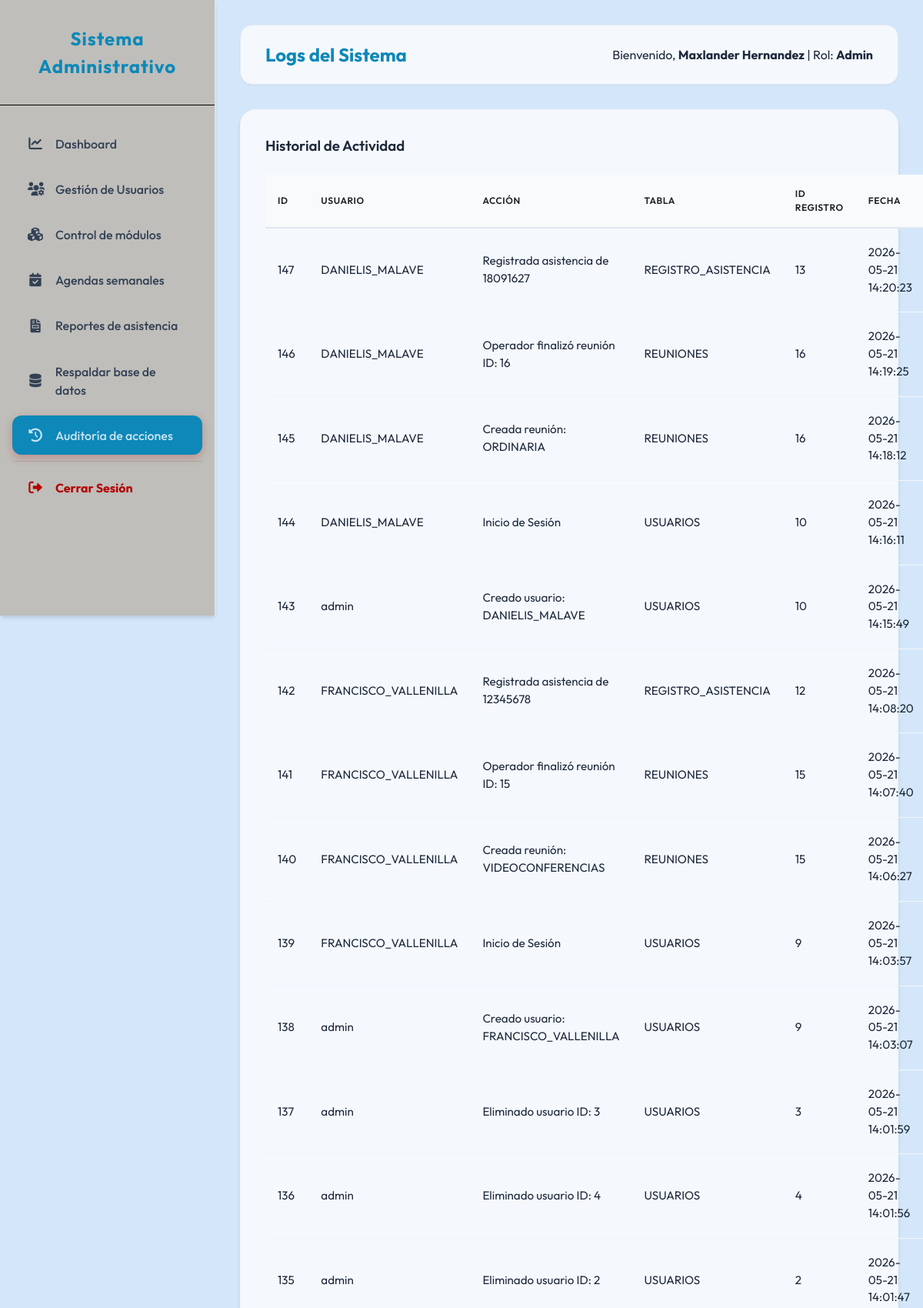
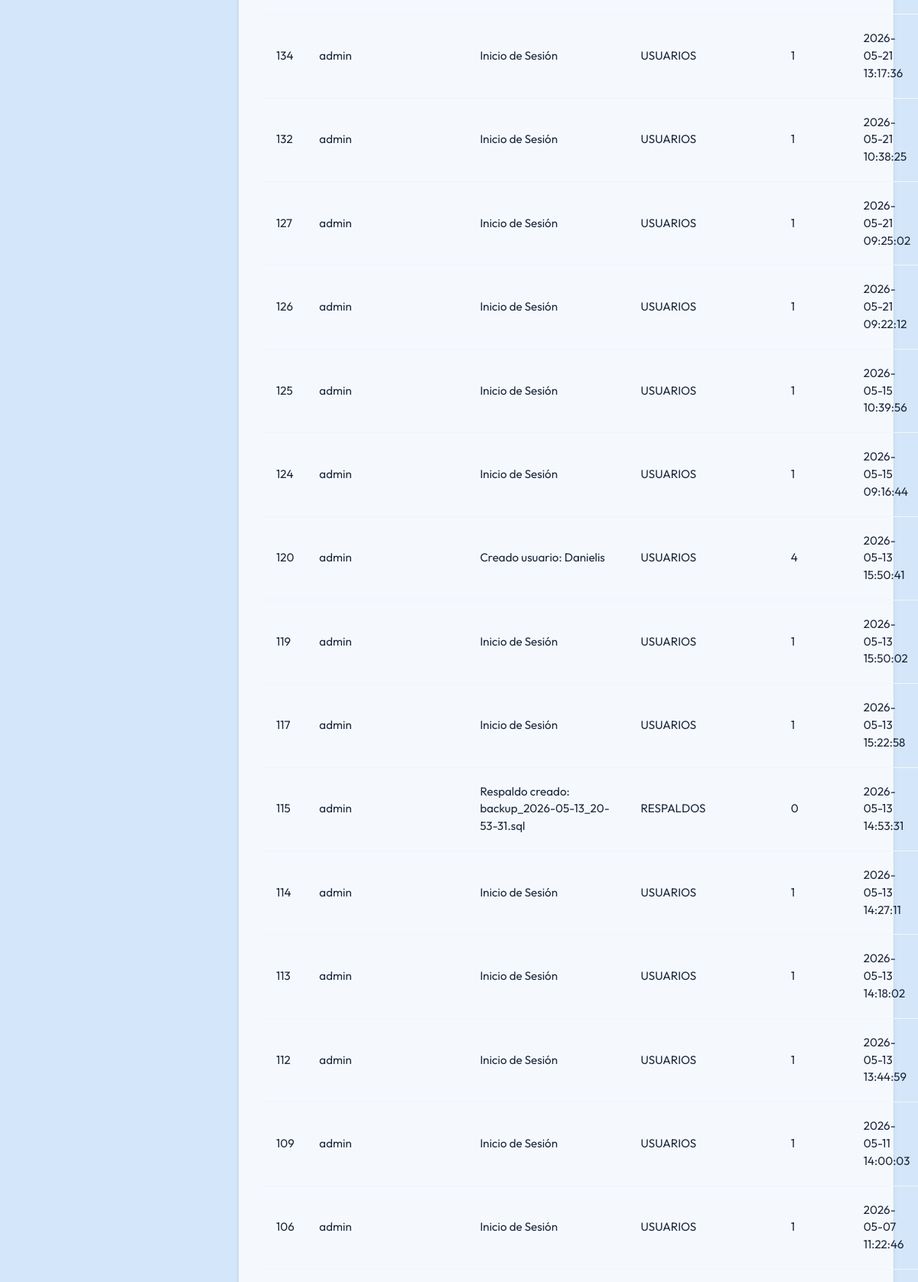
/admin/logs.php (signed in, upper part), run on the app's committed database (2 pictures, top to bottom).
### tables this page shows
CREATE TABLE `logs_sistema` (
  `ID_LOG` int(11) NOT NULL AUTO_INCREMENT,
  `ID_USUARIO` int(11) DEFAULT NULL,
  `ACCION` varchar(255) NOT NULL,
  `TABLA_AFECTADA` varchar(50) DEFAULT NULL,
  `REGISTRO_ID` int(11) DEFAULT NULL,
  `FECHA` timestamp NOT NULL DEFAULT current_timestamp(),
  PRIMARY KEY (`ID_LOG`),
  KEY `ID_USUARIO` (`ID_USUARIO`),
  CONSTRAINT `logs_sistema_ibfk_1` FOREIGN KEY (`ID_USUARIO`) REFERENCES `usuarios` (`ID_USUARIO`)
);

CREATE TABLE `usuarios` (
  `ID_USUARIO` int(11) NOT NULL AUTO_INCREMENT,
  `NOMBRE_COMPLETO` varchar(100) NOT NULL,
  `CEDULA` varchar(20) NOT NULL,
  `TELEFONO` varchar(15) NOT NULL,
  `NOMBRE_USUARIO` varchar(50) NOT NULL,
  `CONTRASENA` varchar(255) NOT NULL,
  `NIVEL` enum('admin','operador','visualizador') DEFAULT 'operador',
  `ACTIVO` tinyint(1) DEFAULT 1,
  `TOKEN_RECUPERACION` varchar(255) DEFAULT NULL,
  `TOKEN_EXPIRA` datetime DEFAULT NULL,
  `ULTIMA_CONEXION` datetime DEFAULT NULL,
  `ULTIMA_ACTIVIDAD` datetime DEFAULT NULL,
  `CREADO_EN` timestamp NOT NULL DEFAULT current_timestamp(),
  PRIMARY KEY (`ID_USUARIO`),
  UNIQUE KEY `CEDULA` (`CEDULA`),
  UNIQUE KEY `NOMBRE_USUARIO` (`NOMBRE_USUARIO`)
);

### admin/logs.php (the view, shortened to what this page needs)
<?php
require_once __DIR__ . '/../includes/layout_header.php';
require_once __DIR__ . '/../config/database.php';
$logs = $pdo->query("SELECT L.*, U.NOMBRE_USUARIO FROM LOGS_SISTEMA L LEFT JOIN USUARIOS U ON L.ID_USUARIO = U.ID_USUARIO ORDER BY L.FECHA DESC LIMIT 100")->fetchAll();
?>
<div class="card">
    <h3>Historial de Actividad</h3>
    <table>
        <thead>
            <tr>
                <th>ID</th>
                <th>Usuario</th>
                <th>Acción</th>
                <th>Tabla</th>
                <th>ID Registro</th>
                <th>Fecha</th>
            </tr>
        </thead>
        <tbody>
            <?php foreach ($logs as $l): ?>
            <tr>
                <td><?php echo $l['ID_LOG']; ?></td>
                <td><?php echo $l['NOMBRE_USUARIO']; ?></td>
                <td><?php echo $l['ACCION']; ?></td>
                <td><?php echo $l['TABLA_AFECTADA']; ?></td>
                <td><?php echo $l['REGISTRO_ID']; ?></td>
                <td><?php echo $l['FECHA']; ?></td>
            </tr>
            <?php endforeach; ?>
        </tbody>
    </table>
</div>
<?php require_once __DIR__ . '/../includes/layout_footer.php'; ?>

### public/assets/css/style.css (style rules this page uses)
:root { --primary-color: #0d88b8; --secondary-color: #000000; --accent-blue: #5e74f0; --bg-color: #d4e7fafa; --sidebar-color: #add8ce; --sidebar-text: #334155; --text-main: #1e293b; --text-light: #1d2127; --white: #ffffffc4; --success: #00B300; --danger: #f18e96; --warning: #f59e0b; --shadow-sm: 0 1px 2px 0 rgba(0, 0, 0, 0.05); --shadow-md: 0 4px 6px -1px rgba(0, 0, 0, 0.1), 0 2px 4px -1px rgba(0, 0, 0, 0.06); --shadow-lg: 0 10px 15px -3px rgba(0, 0, 0, 0.1), 0 4px 6px -2px rgba(0, 0, 0, 0.05); }
* { margin: 0; padding: 0; box-sizing: border-box; }
body { font-family: 'Outfit', sans-serif; background-color: var(--bg-color); color: var(--text-main); line-height: 1.5; overflow-x: hidden; }
.card { background: var(--white); padding: 2rem; border-radius: 1.25rem; box-shadow: var(--shadow-md); margin-bottom: 2rem; border: 1px solid #f1f5f9; }
.card h3 { margin-bottom: 1.5rem; color: var(--text-main); font-weight: 600; display: flex; align-items: center; gap: 0.75rem; }
table { width: 100%; border-collapse: separate; border-spacing: 0; margin-top: 1rem; }
th { background-color: #f8fafc; color: var(--text-light); font-weight: 600; text-transform: uppercase; font-size: 0.75rem; letter-spacing: 0.05em; padding: 1rem; text-align: left; border-bottom: 2px solid #e2e8f0; }
td { padding: 1.25rem 1rem; border-bottom: 1px solid #f1f5f9; font-size: 0.95rem; }

### data on the page
logs_sistema: ID_LOG "147", ID_USUARIO.NOMBRE_USUARIO "DANIELIS_MALAVE", ACCION "Registrada asistencia de 18091627", TABLA_AFECTADA "REGISTRO_ASISTENCIA", REGISTRO_ID "13", FECHA "2026-05-21 14:20:23"
logs_sistema: ID_LOG "146", ID_USUARIO.NOMBRE_USUARIO "DANIELIS_MALAVE", ACCION "Operador finalizó reunión ID: 16", TABLA_AFECTADA "REUNIONES", REGISTRO_ID "16", FECHA "2026-05-21 14:19:25"
logs_sistema: ID_LOG "145", ID_USUARIO.NOMBRE_USUARIO "DANIELIS_MALAVE", ACCION "Creada reunión: ORDINARIA", TABLA_AFECTADA "REUNIONES", REGISTRO_ID "16", FECHA "2026-05-21 14:18:12"
logs_sistema: ID_LOG "144", ID_USUARIO.NOMBRE_USUARIO "DANIELIS_MALAVE", ACCION "Inicio de Sesión", TABLA_AFECTADA "USUARIOS", REGISTRO_ID "10", FECHA "2026-05-21 14:16:11"
logs_sistema: ID_LOG "143", ID_USUARIO.NOMBRE_USUARIO "admin", ACCION "Creado usuario: DANIELIS_MALAVE", TABLA_AFECTADA "USUARIOS", REGISTRO_ID "10", FECHA "2026-05-21 14:15:49"
logs_sistema: ID_LOG "142", ID_USUARIO.NOMBRE_USUARIO "FRANCISCO_VALLENILLA", ACCION "Registrada asistencia de 12345678", TABLA_AFECTADA "REGISTRO_ASISTENCIA", REGISTRO_ID "12", FECHA "2026-05-21 14:08:20"
logs_sistema: ID_LOG "141", ID_USUARIO.NOMBRE_USUARIO "FRANCISCO_VALLENILLA", ACCION "Operador finalizó reunión ID: 15", TABLA_AFECTADA "REUNIONES", REGISTRO_ID "15", FECHA "2026-05-21 14:07:40"
logs_sistema: ID_LOG "140", ID_USUARIO.NOMBRE_USUARIO "FRANCISCO_VALLENILLA", ACCION "Creada reunión: VIDEOCONFERENCIAS", TABLA_AFECTADA "REUNIONES", REGISTRO_ID "15", FECHA "2026-05-21 14:06:27"
logs_sistema: ID_LOG "139", ID_USUARIO.NOMBRE_USUARIO "FRANCISCO_VALLENILLA", ACCION "Inicio de Sesión", TABLA_AFECTADA "USUARIOS", REGISTRO_ID "9", FECHA "2026-05-21 14:03:57"
logs_sistema: ID_LOG "138", ID_USUARIO.NOMBRE_USUARIO "admin", ACCION "Creado usuario: FRANCISCO_VALLENILLA", TABLA_AFECTADA "USUARIOS", REGISTRO_ID "9", FECHA "2026-05-21 14:03:07"
logs_sistema: ID_LOG "137", ID_USUARIO.NOMBRE_USUARIO "admin", ACCION "Eliminado usuario ID: 3", TABLA_AFECTADA "USUARIOS", REGISTRO_ID "3", FECHA "2026-05-21 14:01:59"
logs_sistema: ID_LOG "136", ID_USUARIO.NOMBRE_USUARIO "admin", ACCION "Eliminado usuario ID: 4", TABLA_AFECTADA "USUARIOS", REGISTRO_ID "4", FECHA "2026-05-21 14:01:56"
logs_sistema: ID_LOG "135", ID_USUARIO.NOMBRE_USUARIO "admin", ACCION "Eliminado usuario ID: 2", TABLA_AFECTADA "USUARIOS", REGISTRO_ID "2", FECHA "2026-05-21 14:01:47"
logs_sistema: ID_LOG "134", ID_USUARIO.NOMBRE_USUARIO "admin", ACCION "Inicio de Sesión", TABLA_AFECTADA "USUARIOS", REGISTRO_ID "1", FECHA "2026-05-21 13:17:36"
logs_sistema: ID_LOG "132", ID_USUARIO.NOMBRE_USUARIO "admin", ACCION "Inicio de Sesión", TABLA_AFECTADA "USUARIOS", REGISTRO_ID "1", FECHA "2026-05-21 10:38:25"
logs_sistema: ID_LOG "127", ID_USUARIO.NOMBRE_USUARIO "admin", ACCION "Inicio de Sesión", TABLA_AFECTADA "USUARIOS", REGISTRO_ID "1", FECHA "2026-05-21 09:25:02"
logs_sistema: ID_LOG "126", ID_USUARIO.NOMBRE_USUARIO "admin", ACCION "Inicio de Sesión", TABLA_AFECTADA "USUARIOS", REGISTRO_ID "1", FECHA "2026-05-21 09:22:12"
logs_sistema: ID_LOG "125", ID_USUARIO.NOMBRE_USUARIO "admin", ACCION "Inicio de Sesión", TABLA_AFECTADA "USUARIOS", REGISTRO_ID "1", FECHA "2026-05-15 10:39:56"
logs_sistema: ID_LOG "124", ID_USUARIO.NOMBRE_USUARIO "admin", ACCION "Inicio de Sesión", TABLA_AFECTADA "USUARIOS", REGISTRO_ID "1", FECHA "2026-05-15 09:16:44"
logs_sistema: ID_LOG "120", ID_USUARIO.NOMBRE_USUARIO "admin", ACCION "Creado usuario: Danielis", TABLA_AFECTADA "USUARIOS", REGISTRO_ID "4", FECHA "2026-05-13 15:50:41"
logs_sistema: ID_LOG "119", ID_USUARIO.NOMBRE_USUARIO "admin", ACCION "Inicio de Sesión", TABLA_AFECTADA "USUARIOS", REGISTRO_ID "1", FECHA "2026-05-13 15:50:02"
logs_sistema: ID_LOG "117", ID_USUARIO.NOMBRE_USUARIO "admin", ACCION "Inicio de Sesión", TABLA_AFECTADA "USUARIOS", REGISTRO_ID "1", FECHA "2026-05-13 15:22:58"
logs_sistema: ID_LOG "115", ID_USUARIO.NOMBRE_USUARIO "admin", ACCION "Respaldo creado: backup_2026-05-13_20-53-31.sql", TABLA_AFECTADA "RESPALDOS", REGISTRO_ID "0", FECHA "2026-05-13 14:53:31"
logs_sistema: ID_LOG "114", ID_USUARIO.NOMBRE_USUARIO "admin", ACCION "Inicio de Sesión", TABLA_AFECTADA "USUARIOS", REGISTRO_ID "1", FECHA "2026-05-13 14:27:11"
logs_sistema: ID_LOG "113", ID_USUARIO.NOMBRE_USUARIO "admin", ACCION "Inicio de Sesión", TABLA_AFECTADA "USUARIOS", REGISTRO_ID "1", FECHA "2026-05-13 14:18:02"
logs_sistema: ID_LOG "112", ID_USUARIO.NOMBRE_USUARIO "admin", ACCION "Inicio de Sesión", TABLA_AFECTADA "USUARIOS", REGISTRO_ID "1", FECHA "2026-05-13 13:44:59"
logs_sistema: ID_LOG "109", ID_USUARIO.NOMBRE_USUARIO "admin", ACCION "Inicio de Sesión", TABLA_AFECTADA "USUARIOS", REGISTRO_ID "1", FECHA "2026-05-11 14:00:03"
logs_sistema: ID_LOG "106", ID_USUARIO.NOMBRE_USUARIO "admin", ACCION "Inicio de Sesión", TABLA_AFECTADA "USUARIOS", REGISTRO_ID "1", FECHA "2026-05-07 11:22:46"

### other printed values
$title "Logs del Sistema"
$_SESSION['user_name'] "Maxlander Hernandez"
$user_level "Admin"
